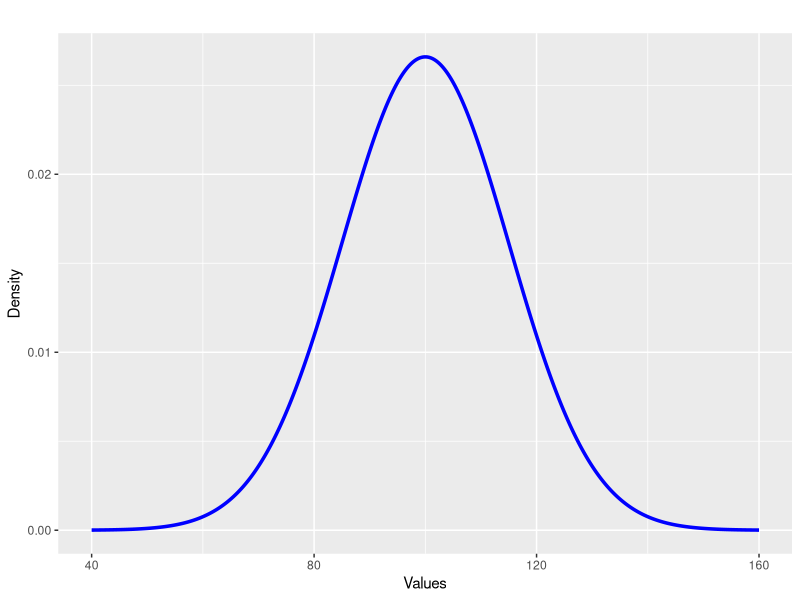

Write the R code that produced this figure. (Note: this script raises an error after producing the figure.)
## ---- chunk 1
library(ggplot2)
mean <- 100
sd <- 15
x <- seq(mean - 4*sd, mean + 4*sd, by = 0.1)
y <- dnorm(x, mean = mean, sd = sd)
ggplot(data.frame(x, y), aes(x = x, y = y)) +
  geom_line(color = "blue", size = 1.2) +
  labs(title = "", x = "Values", y = "Density")
## ---- chunk 2
cat("$$t = \\frac{\\bar{X_1} - \\bar{X_2}}{\\sqrt{\\frac{s_1^2}{n_1} + \\frac{s_2^2}{n_2}}}$$")

## ---- chunk 3
cat("$$t = \\frac{\\bar{D}}{\\frac{s_D}{\\sqrt{n}}}$$")
## ---- chunk 4
cat("$$z = \\frac{\\bar{X} - \\mu}{\\frac{\\sigma}{\\sqrt{n}}}$$")
## ---- chunk 5
cat("$$F = \\frac{MST}{MSE}$$")
## ---- chunk 6
cat("$$r = \\frac{\\sum (x_i - \\bar{x})(y_i - \\bar{y})}{\\sqrt{\\sum (x_i - \\bar{x})^2 \\sum (y_i - \\bar{y})^2}}$$")
## ---- chunk 7
knitr::include_graphics("figs/fisher.png")
## ---- chunk 8
library(ggplot2)
library(dplyr)

# Create a data frame for the standard normal distribution
df <- data.frame(x = seq(-4, 4, length.out = 1000))
df$y <- dnorm(df$x)

# Plot 1: P(X < z)
z1 <- 1  # Example Z-score
p1 <- ggplot(df, aes(x = x, y = y)) +
  geom_line() +
  geom_area(data = subset(df, x < z1), aes(x = x, y = y), fill = "blue", alpha = 0.3) +
  geom_vline(xintercept = z1, linetype = "dashed", color = "red") +
  labs(title = "P(X < z)", x = "Z-score", y = "Density") +
  theme_minimal()

# Plot 2: P(X > z)
z2 <- 1  # Example Z-score
p2 <- ggplot(df, aes(x = x, y = y)) +
  geom_line() +
  geom_area(data = subset(df, x > z2), aes(x = x, y = y), fill = "blue", alpha = 0.3) +
  geom_vline(xintercept = z2, linetype = "dashed", color = "red") +
  labs(title = "P(X > z)", x = "Z-score", y = "Density") +
  theme_minimal()

# Plot 3: P(z1 < X < z2)
z1 <- -1  # Example Z-score 1
z2 <- 1    # Example Z-score 2
p3 <- ggplot(df, aes(x = x, y = y)) +
  geom_line() +
  geom_area(data = subset(df, x > z1 & x < z2), aes(x = x, y = y), fill = "blue", alpha = 0.3) +
  geom_vline(xintercept = c(z1, z2), linetype = "dashed", color = "red") +
  labs(title = "P(z1 < X < z2)", x = "Z-score", y = "Density") +
  theme_minimal()

# Arrange the plots in a grid
library(gridExtra)
grid.arrange(p1, p2, p3, ncol = 1)
## ---- chunk 9
# Load necessary libraries
library(ggplot2)

# Given values
mean_lifespan <- 15.7
sd_lifespan <- 1.6
age_allison_cat <- 18

# Define the Z-score
z_score <- (age_allison_cat - mean_lifespan) / sd_lifespan

# Generate a sequence of x-values (ages) covering the normal distribution
x_values <- seq(mean_lifespan - 4 * sd_lifespan, mean_lifespan + 4 * sd_lifespan, length = 1000)

# Calculate the density for each x-value
density <- dnorm(x_values, mean = mean_lifespan, sd = sd_lifespan)

# Create a data frame for ggplot
df <- data.frame(x = x_values, density = density)

# Define the critical Z-score for shading
shade_df <- df[df$x >= age_allison_cat, ]

# Plot the normal distribution with the shaded area for P(X > 18)
ggplot(df, aes(x = x, y = density)) +
  geom_line(color = "blue", size = 1) +  # Plot the normal distribution
  geom_area(data = shade_df, aes(x = x, y = density), fill = "red", alpha = 0.4) +  # Shade the area P(X > 18)
  geom_vline(xintercept = age_allison_cat, linetype = "dashed", color = "black") +  # Add a dashed line at Allison's cat's age
  labs(title = "Probability of a Cat Living to be as Old as Allison's Cat",
       subtitle = paste0("Mean = 15.7, SD = 1.6, Age = ", age_allison_cat),
       x = "Cat's Age",
       y = "Density") +
  theme_minimal()
## ---- chunk 10
# Given values
mean_lifespan <- 15.7
sd_lifespan <- 1.6
age_allison_cat <- 18
# Calculate Z-score
z_score <- (age_allison_cat - mean_lifespan) / sd_lifespan
# Find the probability that a cat lives longer than 18 years
probability <- 1 - pnorm(z_score)
probability
## ---- chunk 11
# Given values
mean_lifespan <- 15.7
sd_lifespan <- 1.6
age_allison_cat <- 18
# Calculate Z-score
z_score <- (age_allison_cat - mean_lifespan) / sd_lifespan
# Find the probability that a cat lives longer than 18 years
probability <- 1 - pnorm(z_score)
probability
